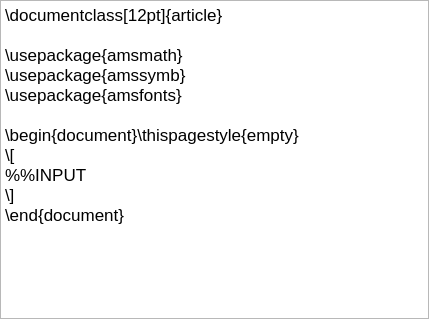
<?xml version="1.0" encoding="UTF-8"?>
<ui version="4.0">
 <class>Form</class>
 <widget class="QWidget" name="Form">
  <property name="geometry">
   <rect>
    <x>0</x>
    <y>0</y>
    <width>429</width>
    <height>319</height>
   </rect>
  </property>
  <property name="windowTitle">
   <string>Form</string>
  </property>
  <layout class="QVBoxLayout" name="verticalLayout">
   <property name="margin">
    <number>0</number>
   </property>
   <item>
    <widget class="KLFLatexEdit" name="INPUT_Template">
     <property name="html">
      <string notr="true">&lt;!DOCTYPE HTML PUBLIC &quot;-//W3C//DTD HTML 4.0//EN&quot; &quot;http://www.w3.org/TR/REC-html40/strict.dtd&quot;&gt;
&lt;html&gt;&lt;head&gt;&lt;meta name=&quot;qrichtext&quot; content=&quot;1&quot; /&gt;&lt;style type=&quot;text/css&quot;&gt;
p, li { white-space: pre-wrap; }
&lt;/style&gt;&lt;/head&gt;&lt;body style=&quot; font-family:'Lucida Grande'; font-size:13pt; font-weight:400; font-style:normal;&quot;&gt;
&lt;p style=&quot; margin-top:0px; margin-bottom:0px; margin-left:0px; margin-right:0px; -qt-block-indent:0; text-indent:0px;&quot;&gt;\documentclass[12pt]{article}&lt;/p&gt;
&lt;p style=&quot;-qt-paragraph-type:empty; margin-top:0px; margin-bottom:0px; margin-left:0px; margin-right:0px; -qt-block-indent:0; text-indent:0px;&quot;&gt;&lt;/p&gt;
&lt;p style=&quot; margin-top:0px; margin-bottom:0px; margin-left:0px; margin-right:0px; -qt-block-indent:0; text-indent:0px;&quot;&gt;\usepackage{amsmath}&lt;/p&gt;
&lt;p style=&quot; margin-top:0px; margin-bottom:0px; margin-left:0px; margin-right:0px; -qt-block-indent:0; text-indent:0px;&quot;&gt;\usepackage{amssymb}&lt;/p&gt;
&lt;p style=&quot; margin-top:0px; margin-bottom:0px; margin-left:0px; margin-right:0px; -qt-block-indent:0; text-indent:0px;&quot;&gt;\usepackage{amsfonts}&lt;/p&gt;
&lt;p style=&quot;-qt-paragraph-type:empty; margin-top:0px; margin-bottom:0px; margin-left:0px; margin-right:0px; -qt-block-indent:0; text-indent:0px;&quot;&gt;&lt;/p&gt;
&lt;p style=&quot; margin-top:0px; margin-bottom:0px; margin-left:0px; margin-right:0px; -qt-block-indent:0; text-indent:0px;&quot;&gt;\begin{document}\thispagestyle{empty}&lt;/p&gt;
&lt;p style=&quot; margin-top:0px; margin-bottom:0px; margin-left:0px; margin-right:0px; -qt-block-indent:0; text-indent:0px;&quot;&gt;\[&lt;/p&gt;
&lt;p style=&quot; margin-top:0px; margin-bottom:0px; margin-left:0px; margin-right:0px; -qt-block-indent:0; text-indent:0px;&quot;&gt;%%INPUT&lt;/p&gt;
&lt;p style=&quot; margin-top:0px; margin-bottom:0px; margin-left:0px; margin-right:0px; -qt-block-indent:0; text-indent:0px;&quot;&gt;\]&lt;/p&gt;
&lt;p style=&quot; margin-top:0px; margin-bottom:0px; margin-left:0px; margin-right:0px; -qt-block-indent:0; text-indent:0px;&quot;&gt;\end{document}&lt;/p&gt;
&lt;p style=&quot;-qt-paragraph-type:empty; margin-top:0px; margin-bottom:0px; margin-left:0px; margin-right:0px; -qt-block-indent:0; text-indent:0px;&quot;&gt;&lt;/p&gt;&lt;/body&gt;&lt;/html&gt;</string>
     </property>
    </widget>
   </item>
  </layout>
 </widget>
 <customwidgets>
  <customwidget>
   <class>KLFLatexEdit</class>
   <extends>QTextEdit</extends>
   <header>klflatexedit.h</header>
  </customwidget>
 </customwidgets>
 <resources/>
 <connections/>
</ui>
